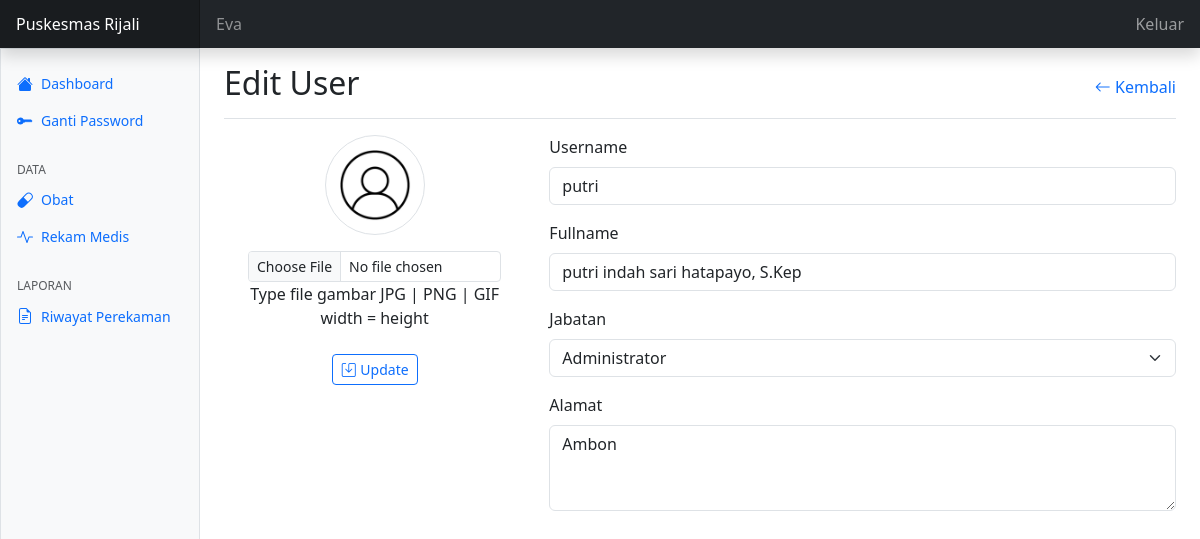
The page /user/edit-user.php?id=7 (signed in) on the database its author committed.
### tables this page shows
CREATE TABLE `tbl_user` (
  `userid` int(11) NOT NULL,
  `username` varchar(30) NOT NULL,
  `fullname` varchar(100) NOT NULL,
  `password` varchar(255) NOT NULL,
  `jabatan` enum('1','2','3') NOT NULL COMMENT '1=administrator, 2=petugas, 3=dokter',
  `alamat` varchar(100) NOT NULL,
  `gambar` varchar(100) NOT NULL
);

### config.php (called while the page is built, shortened)
<?php
$main_url = "http://localhost/rekamedis/";

### user/edit-user.php (the view, shortened to what this page needs)
<?php
require "../config.php";
require "../template/header.php";
require "../template/navbar.php";
require "../template/sidebar.php";
$id = $_GET['id'];
$queryUser= mysqli_query($koneksi, "SELECT * FROM tbl_user WHERE userid = $id");
$user = mysqli_fetch_assoc($queryUser);
?>
<main class="col-md-9 ms-sm-auto col-lg-10 px-md-4 min-vh-100">
  <div class="d-flex justify-content-between flex-wrap flex-md-nowrap align-items-center pt-3 pb-2 mb-3 border-bottom">
    <h1 class="h2">Edit User </h1>
    <a href="<?= $main_url ?>user" class="text-decoration-none">
      <i class="bi bi-arrow-left align-top"></i> Kembali</a>
  </div>
  <form action="proses-user.php" method="post" enctype="multipart/form-data">
    <div class="row">
      <div class="col-lg-4 mb-4 text-center">
        <div class="px-4 mb-4">
          <img src="<?= $main_url ?>asset/gambar/<?= $user['gambar'] ?>" alt="user" class="img-thumbnail mb-3 rounded-circle tampil" width="100px">
          <input type="file" class="form-control form-control-sm" name="gambar" onchange="imgView()" id="gambar">
          <span class="text-sm">Type file gambar JPG | PNG | GIF</span><br>
          <span class="text-sm">width = height</span>
        </div>
        <button type="submit" name="update" class="btn btn-outline-primary btn-sm">
          <i class="bi bi-save align-top"></i> Update
        </button>
      </div>
      <div class="col-lg-8">
        <div class="form-group mb-3"><input type="hidden" name="id" value="<?= $user['userid'] ?>">
        <div class="form-group mb-3"><input type="hidden" name="usernameLama" value="<?= $user['username'] ?>">
        <label for="username" class="form-label">Username</label>
          <input type="text" name="username" class="form-control" id="username" placeholder="masukkan username"
          value="<?= $user['username']?>" autocomplete="off" autofocus required>
        </div>
        <div class="form-group mb-3">
          <label for="fullname" class="form-label">Fullname</label>
          <input type="text" name="fullname" class="form-control" id="fullname" value="<?= $user['fullname']?>" placeholder="masukan nama lengkap user" required>
        </div>
        <div class="form-group mb-3">
          <label for="jabatan" class="form-label">Jabatan</label>
          <select name="jabatan" id="jabatan" class="form-select" required>
            <option value="1"<?= $user['jabatan'] == 1 ? 'selected' : '' ?>>Administrator</option>
          </select>
        </div>
        <div class="form-group mb-3">
          <label for="alamat" class="form-label">Alamat</label>
          <textarea name="alamat" id="alamat" cols="" rows="3" class="form-control" placeholder="masukan alamat user"><?= $user['alamat']?></textarea>
        </div>
      </div>
    </div>
  </form>
</main>
<?php
require "../template/footer.php";
?>

### asset/dashboard/dashboard.css (style rules this page uses)
.bi { display: inline-block; width: 1rem; height: 1rem; }

### template/header.php (style rules this page uses)
.bi { vertical-align: -.125em; fill: currentColor; }

### rows shown on the page
tbl_user: gambar (placeholder picture), username "putri", fullname "putri indah sari hatapayo, S.Kep", jabatan "Administrator", alamat "Ambon"
